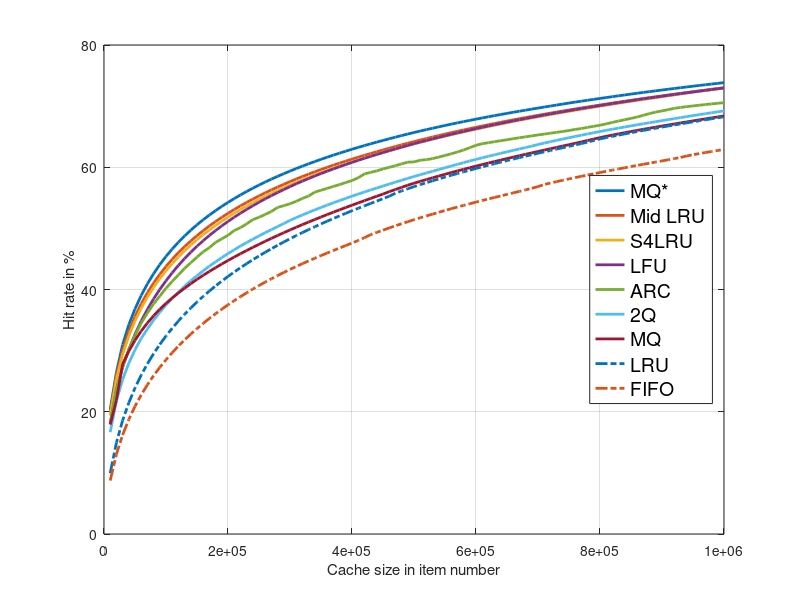

Reproduce this figure in MATLAB.
tmp = load("2q.txt");
x = tmp(:, 1);
tq = tmp(:, 2);
arc = load("arc.txt")(:, 2);
fifo = load("fifo.txt")(:, 2);
lfu = load("lfu.txt")(:, 2);
lru = load("lru.txt")(:, 2);
mid = load("mid.txt")(:, 2);
mq = load("mq.txt")(:, 2);
mq_wo_exp = load("mq_wo_exp.txt")(:, 2);
s4lru = load("s4lru.txt")(:, 2);

plot(x, mq_wo_exp, 'linewidth', 2,
     x, mid, 'linewidth', 2,
     x, s4lru, 'linewidth', 2,
     x, lfu, 'linewidth', 2,
     x, arc, 'linewidth', 2,
     x, tq, 'linewidth', 2,
     x, mq, 'linewidth', 2,
     x, lru, '-.', 'linewidth', 2,
     x, fifo, '-.', 'linewidth', 2);

l = legend('MQ*','Mid LRU','S4LRU','LFU','ARC','2Q',
       'MQ','LRU', 'FIFO',
       'location', 'east');
 
set(l, 'fontsize', 14);

grid on;

xlabel('Cache size in item number');
ylabel('Hit rate in %');

print('-dpng', '-color', 'hitrate.png');
